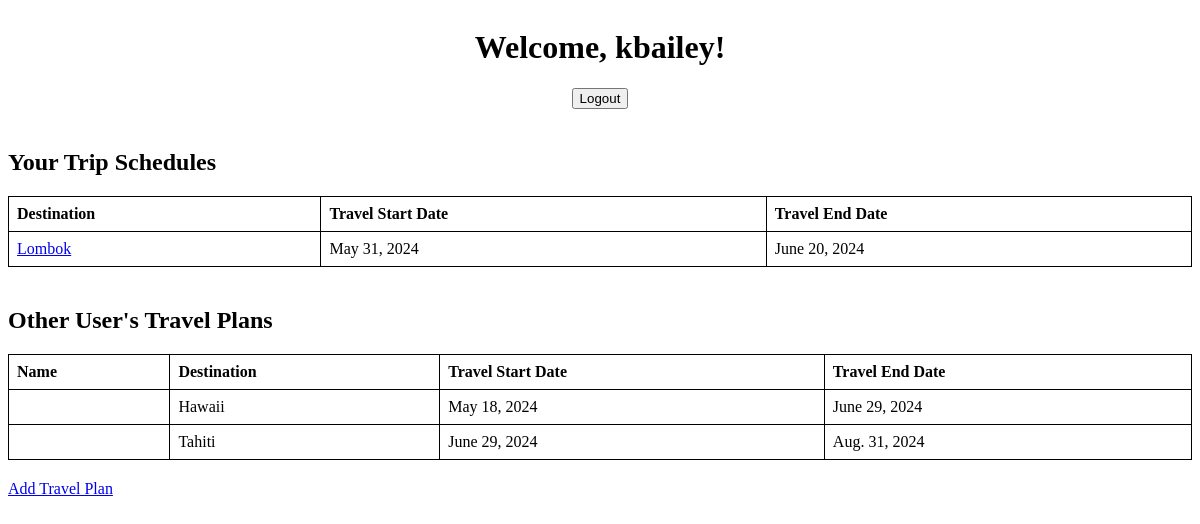
The app's page /dashboard/ (signed in) with its own data.
### myapp/models.py (models this page shows)
class TripSchedule(models.Model):
    user = models.ForeignKey(User, on_delete=models.CASCADE)
    travel_plan = models.ForeignKey(TravelPlan, on_delete=models.CASCADE)

class TravelPlan(models.Model):
    destination = models.CharField(max_length=100)
    description = models.TextField()
    travel_date_from = models.DateField()
    travel_date_to = models.DateField()

### myapp/views.py (the view)
# urls.py: path('dashboard/', dashboard, name='dashboard'),
def dashboard(request):
    print(request.user.username)
    user_name = request.user.username
    trip_schedules = []
    other_travel_plans = []
    if request.user.is_authenticated:
        user_name = request.user.username
        trip_schedules = TripSchedule.objects.filter(user=request.user)
        other_travel_plans = TravelPlan.objects.exclude(tripschedule__user=request.user)
    if request.method == 'POST' and 'logout' in request.POST:
        logout(request)
        return redirect('login_registration')
    return render(request, 'dashboard.html', {'user_name': user_name, 'trip_schedules': trip_schedules, 'other_travel_plans': other_travel_plans})

### templates/dashboard.html (shortened to what this page needs)
{% load static %}
<!DOCTYPE html>
<html lang="en">
<head>
    <link rel="stylesheet" href="{% static 'style.css' %}">
</head>
<body>
    <div class="dashboard-container">
        <div class="header">
            <h1>Welcome, {{ request.user.username }}!</h1>
            <form method="post">
                <button type="submit" name="logout">Logout</button>
            </form>
        </div>
        <div class="trip-schedules">
            <h2>Your Trip Schedules</h2>
            <table>
              <thead>
                <tr>
                  <th>Destination</th>
                  <th>Travel Start Date</th>
                  <th>Travel End Date</th>
                </tr>
              </thead>
              <tbody>
                {% for trip_schedule in trip_schedules %}
                <tr>
                  <td><a href="{% url 'destination' trip_schedule.travel_plan.id %}">{{ trip_schedule.travel_plan.destination }}</a></td>
                  <td>{{ trip_schedule.travel_plan.travel_date_from }}</td>
                  <td>{{ trip_schedule.travel_plan.travel_date_to }}</td>
                </tr>
                {% endfor %}
              </tbody>
            </table>
        </div>
        <div class="other-travel-plans">
            <h2>Other User's Travel Plans</h2>
            <table>
              <thead>
                <tr>
                  <th>Name</th>
                  <th>Destination</th>
                  <th>Travel Start Date</th>
                  <th>Travel End Date</th>
                </tr>
              </thead>
              <tbody>
                {% for travel_plan in other_travel_plans %}
                <tr>
                  <td>{{ travel_plan.user.username }}</td>
                  <td>{{ travel_plan.destination }}</td>
                  <td>{{ travel_plan.travel_date_from }}</td>
                  <td>{{ travel_plan.travel_date_to }}</td>
                </tr>
                {% endfor %}
              </tbody>
            </table>
        </div>
        <div class="add-travel-plan">
            <a href="{% url 'add_travel_plan' %}">Add Travel Plan</a>
        </div>
    </div>
</body>
</html>

### static/style.css (style rules this page uses)
.dashboard-container { display: grid; grid-template-columns: 1fr; gap: 20px; }
.dashboard-container .header { text-align: center; }
.dashboard-container .trip-schedules, .dashboard-container .other-travel-plans, .dashboard-container .add-travel-plan { text-align: left; }
table { border-collapse: collapse; width: 100%; }
table, th, td { border: 1px solid black; }
th, td { padding: 8px; text-align: left; }

### records on screen
TripSchedule: travel_plan.destination "Lombok", travel_plan.travel_date_from "May 31, 2024", travel_plan.travel_date_to "June 20, 2024"
TravelPlan: destination "Hawaii", travel_date_from "May 18, 2024", travel_date_to "June 29, 2024"
TravelPlan: destination "Tahiti", travel_date_from "June 29, 2024", travel_date_to "Aug. 31, 2024"

### other values on screen
{{ request.user.username }} "kbailey"
